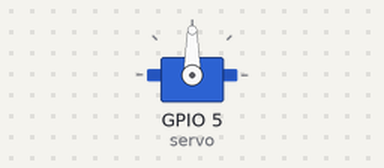
Bench run of a sketch on a simulated ESP8266 (NodeMCU). On the bench: servo. WiFi joins after 1.5 s; servers stay silent unless stated; what the sketch prints to the serial monitor is not drawn.

Above: at 3.55 s.
Timing chart, 0 to 8.1 s (numbered marks = the images above):
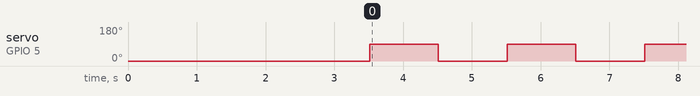

The sketch:

Test.ino
```cpp
#include <ESP8266WiFi.h>
#include <Servo.h>

Servo servo;

/*********conexion****/
String ssid     = "Red_PrietoConza";
String password = "torbi2020gato";

byte cont = 0;
byte max_intentos = 50;

void setup() {
  // Inicia Serial
  Serial.begin(115200);
  Serial.println("\n");

  // Conexión WIFI
  WiFi.begin(ssid, password);
  while (WiFi.status() != WL_CONNECTED and cont < max_intentos) { //Cuenta hasta 50 si no se puede conectar lo cancela
    cont++;
    delay(500);
    Serial.print(".");
  }

Serial.println("");

  if (cont < max_intentos) {  //Si se conectó
      Serial.println("********************************************");
      Serial.print("Conectado a la red WiFi: ");
      Serial.println(WiFi.SSID());
      Serial.print("IP: ");
      Serial.println(WiFi.localIP());
      Serial.print("macAdress: ");
      Serial.println(WiFi.macAddress());
      Serial.println("*********************************************");
  }
  else { //No se conectó
      Serial.println("------------------------------------");
      Serial.println("Error de conexion");
      Serial.println("------------------------------------");
  }
  /*********************************************************SERVO*********************************/

    servo.attach(5); //D1
    servo.write(0);

    delay(2000);

}

void loop() {
    servo.write(90);

    delay(1000);

    servo.write(0);

    delay(1000);

}
```

Measured:
- by itself, servo on GPIO 5 (servo): alternates 90° for 1.0 s and 0° for 1.0 s
